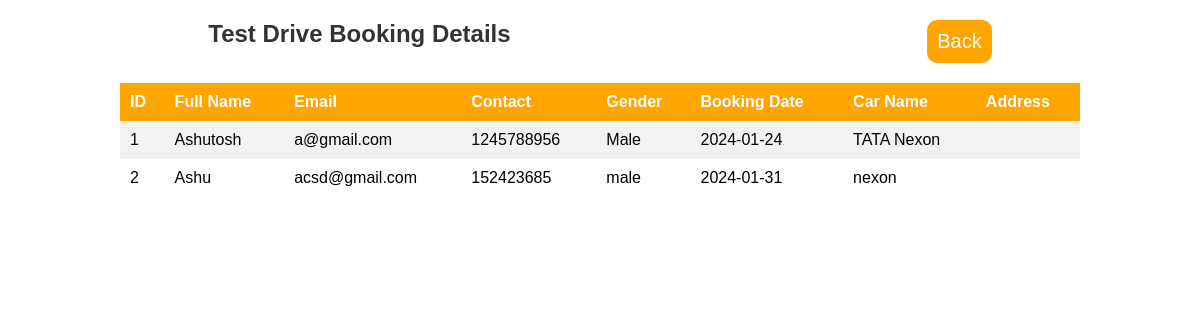
/admin/bookings.php, run on an earlier commit of the app's database.
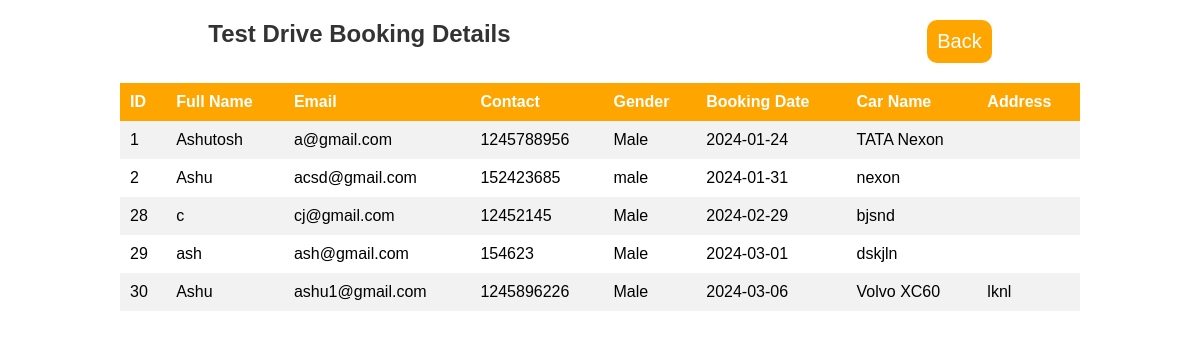
And on a later commit of the database.
### tables this page shows
CREATE TABLE `booking_details` (
  `ID` int(11) NOT NULL,
  `First Name` varchar(10) NOT NULL,
  `Last Name` varchar(10) NOT NULL,
  `Email` varchar(20) NOT NULL,
  `Contact` int(10) NOT NULL,
  `Gender` varchar(8) NOT NULL,
  `Booking Date` date NOT NULL,
  `Car Name` varchar(20) NOT NULL,
  `Address` text NOT NULL
);

### admin/bookings.php (the view, shortened to what this page needs)
<link rel="stylesheet" href="admin.css">
<section>
   <div>
      <h2>Test Drive Booking Details</h2>
      <a href="admin.php" class="form-btn">Back</a>
   </div>
   <?php
   include '../connect.php';
   $query = "SELECT * FROM booking_details";
   $result = mysqli_query($conn, $query);
   if (mysqli_num_rows($result) > 0) {
      echo "<table border='1'>
        <tr>
            <th>ID</th>
            <th>Full Name</th>
            <th>Email</th>
            <th>Contact</th>
            <th>Gender</th>
            <th>Booking Date</th>
            <th>Car Name</th>
            <th>Address</th>
        </tr>";
      while ($row = mysqli_fetch_assoc($result)) {
         echo "<tr>
            <td>{$row['ID']}</td>
            <td>{$row['First Name']}</td>
            <td>{$row['Email']}</td>
            <td>{$row['Contact']}</td>
            <td>{$row['Gender']}</td>
            <td>{$row['Booking Date']}</td>
            <td>{$row['Car Name']}</td>
            <td>{$row['Address']}</td>
        </tr>";
      }
      echo "</table>";
   } else {
      echo "No records found";
   }
   ?>
</section>

What changed in the data, as far as the page shows it:
added booking_details: ID "28", First Name "c", Email "cj@gmail.com", Contact "12452145", Gender "Male", Booking Date "2024-02-29", Car Name "bjsnd"
added booking_details: ID "29", First Name "ash", Email "ash@gmail.com", Contact "154623", Gender "Male", Booking Date "2024-03-01", Car Name "dskjln"
added booking_details: ID "30", First Name "Ashu", Email "ashu1@gmail.com", Contact "1245896226", Gender "Male", Booking Date "2024-03-06", Car Name "Volvo XC60", Address "lknl"
